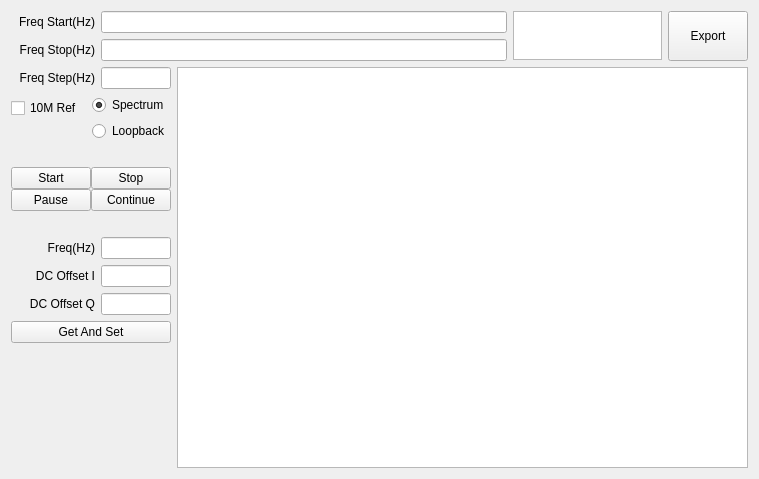
<?xml version="1.0" encoding="UTF-8"?>
<ui version="4.0">
 <class>QCalR1CTxLOLeakDlg</class>
 <widget class="QWidget" name="QCalR1CTxLOLeakDlg">
  <property name="geometry">
   <rect>
    <x>0</x>
    <y>0</y>
    <width>759</width>
    <height>479</height>
   </rect>
  </property>
  <property name="windowTitle">
   <string>Dialog</string>
  </property>
  <layout class="QVBoxLayout" name="verticalLayout_7" stretch="0,1">
   <item>
    <layout class="QHBoxLayout" name="horizontalLayout1" stretch="10,3,1">
     <item>
      <layout class="QVBoxLayout" name="verticalLayoutFreqStarStop">
       <item>
        <layout class="QHBoxLayout" name="horizontalLayoutFreqStar">
         <item>
          <widget class="QLabel" name="labelFreqStar">
           <property name="sizePolicy">
            <sizepolicy hsizetype="Fixed" vsizetype="Fixed">
             <horstretch>0</horstretch>
             <verstretch>0</verstretch>
            </sizepolicy>
           </property>
           <property name="minimumSize">
            <size>
             <width>84</width>
             <height>16</height>
            </size>
           </property>
           <property name="text">
            <string>Freq Start(Hz)</string>
           </property>
           <property name="alignment">
            <set>Qt::AlignRight|Qt::AlignTrailing|Qt::AlignVCenter</set>
           </property>
           <property name="buddy">
            <cstring>lineEditFreqStar</cstring>
           </property>
          </widget>
         </item>
         <item>
          <widget class="QLineEdit" name="lineEditFreqStar"/>
         </item>
        </layout>
       </item>
       <item>
        <layout class="QHBoxLayout" name="horizontalLayoutFreqStop">
         <item>
          <widget class="QLabel" name="labelFreqStop">
           <property name="sizePolicy">
            <sizepolicy hsizetype="Fixed" vsizetype="Fixed">
             <horstretch>0</horstretch>
             <verstretch>0</verstretch>
            </sizepolicy>
           </property>
           <property name="minimumSize">
            <size>
             <width>84</width>
             <height>16</height>
            </size>
           </property>
           <property name="text">
            <string>Freq Stop(Hz)</string>
           </property>
           <property name="alignment">
            <set>Qt::AlignRight|Qt::AlignTrailing|Qt::AlignVCenter</set>
           </property>
           <property name="buddy">
            <cstring>lineEditFreqStop</cstring>
           </property>
          </widget>
         </item>
         <item>
          <widget class="QLineEdit" name="lineEditFreqStop"/>
         </item>
        </layout>
       </item>
      </layout>
     </item>
     <item>
      <widget class="QTextEdit" name="textEditPath">
       <property name="sizePolicy">
        <sizepolicy hsizetype="Expanding" vsizetype="Fixed">
         <horstretch>0</horstretch>
         <verstretch>0</verstretch>
        </sizepolicy>
       </property>
       <property name="maximumSize">
        <size>
         <width>16777215</width>
         <height>49</height>
        </size>
       </property>
       <property name="readOnly">
        <bool>true</bool>
       </property>
      </widget>
     </item>
     <item>
      <widget class="QPushButton" name="pushButtonExport">
       <property name="sizePolicy">
        <sizepolicy hsizetype="Expanding" vsizetype="Expanding">
         <horstretch>0</horstretch>
         <verstretch>0</verstretch>
        </sizepolicy>
       </property>
       <property name="text">
        <string>Export</string>
       </property>
      </widget>
     </item>
    </layout>
   </item>
   <item>
    <layout class="QHBoxLayout" name="horizontalLayout2" stretch="1,10">
     <item>
      <layout class="QVBoxLayout" name="verticalLayout1">
       <item>
        <layout class="QHBoxLayout" name="horizontalLayoutFreqStep">
         <item>
          <widget class="QLabel" name="labelFreqStep">
           <property name="sizePolicy">
            <sizepolicy hsizetype="Fixed" vsizetype="Fixed">
             <horstretch>0</horstretch>
             <verstretch>0</verstretch>
            </sizepolicy>
           </property>
           <property name="minimumSize">
            <size>
             <width>84</width>
             <height>16</height>
            </size>
           </property>
           <property name="text">
            <string>Freq Step(Hz)</string>
           </property>
           <property name="alignment">
            <set>Qt::AlignRight|Qt::AlignTrailing|Qt::AlignVCenter</set>
           </property>
           <property name="buddy">
            <cstring>lineEditFreqStep</cstring>
           </property>
          </widget>
         </item>
         <item>
          <widget class="QLineEdit" name="lineEditFreqStep">
           <property name="sizePolicy">
            <sizepolicy hsizetype="Expanding" vsizetype="Fixed">
             <horstretch>0</horstretch>
             <verstretch>0</verstretch>
            </sizepolicy>
           </property>
           <property name="readOnly">
            <bool>true</bool>
           </property>
          </widget>
         </item>
        </layout>
       </item>
       <item>
        <layout class="QHBoxLayout" name="horizontalLayoutRefMethod" stretch="0,0">
         <item>
          <layout class="QVBoxLayout" name="verticalLayoutRef">
           <item>
            <widget class="QCheckBox" name="checkBoxCalRef">
             <property name="sizePolicy">
              <sizepolicy hsizetype="Expanding" vsizetype="Fixed">
               <horstretch>0</horstretch>
               <verstretch>0</verstretch>
              </sizepolicy>
             </property>
             <property name="text">
              <string>10M Ref</string>
             </property>
            </widget>
           </item>
           <item>
            <spacer name="verticalSpacer">
             <property name="orientation">
              <enum>Qt::Vertical</enum>
             </property>
             <property name="sizeType">
              <enum>QSizePolicy::Fixed</enum>
             </property>
             <property name="sizeHint" stdset="0">
              <size>
               <width>20</width>
               <height>20</height>
              </size>
             </property>
            </spacer>
           </item>
          </layout>
         </item>
         <item>
          <layout class="QVBoxLayout" name="verticalLayoutMethod">
           <item>
            <widget class="QRadioButton" name="radioButtonSpec">
             <property name="sizePolicy">
              <sizepolicy hsizetype="Expanding" vsizetype="Fixed">
               <horstretch>0</horstretch>
               <verstretch>0</verstretch>
              </sizepolicy>
             </property>
             <property name="text">
              <string>Spectrum</string>
             </property>
             <property name="checked">
              <bool>true</bool>
             </property>
            </widget>
           </item>
           <item>
            <widget class="QRadioButton" name="radioButtonLoop">
             <property name="sizePolicy">
              <sizepolicy hsizetype="Expanding" vsizetype="Fixed">
               <horstretch>0</horstretch>
               <verstretch>0</verstretch>
              </sizepolicy>
             </property>
             <property name="text">
              <string>Loopback</string>
             </property>
            </widget>
           </item>
          </layout>
         </item>
        </layout>
       </item>
       <item>
        <spacer name="verticalSpacer1">
         <property name="orientation">
          <enum>Qt::Vertical</enum>
         </property>
         <property name="sizeType">
          <enum>QSizePolicy::Fixed</enum>
         </property>
         <property name="sizeHint" stdset="0">
          <size>
           <width>20</width>
           <height>20</height>
          </size>
         </property>
        </spacer>
       </item>
       <item>
        <layout class="QHBoxLayout" name="horizontalLayoutThreadCtrl">
         <property name="spacing">
          <number>0</number>
         </property>
         <item>
          <layout class="QVBoxLayout" name="verticalLayoutStarPaus">
           <property name="spacing">
            <number>0</number>
           </property>
           <item>
            <widget class="QPushButton" name="pushButtonStar">
             <property name="sizePolicy">
              <sizepolicy hsizetype="Expanding" vsizetype="Fixed">
               <horstretch>0</horstretch>
               <verstretch>0</verstretch>
              </sizepolicy>
             </property>
             <property name="text">
              <string>Start</string>
             </property>
            </widget>
           </item>
           <item>
            <widget class="QPushButton" name="pushButtonPaus">
             <property name="sizePolicy">
              <sizepolicy hsizetype="Expanding" vsizetype="Fixed">
               <horstretch>0</horstretch>
               <verstretch>0</verstretch>
              </sizepolicy>
             </property>
             <property name="text">
              <string>Pause</string>
             </property>
            </widget>
           </item>
          </layout>
         </item>
         <item>
          <layout class="QVBoxLayout" name="verticalLayoutStopCont">
           <property name="spacing">
            <number>0</number>
           </property>
           <item>
            <widget class="QPushButton" name="pushButtonStop">
             <property name="sizePolicy">
              <sizepolicy hsizetype="Expanding" vsizetype="Fixed">
               <horstretch>0</horstretch>
               <verstretch>0</verstretch>
              </sizepolicy>
             </property>
             <property name="text">
              <string>Stop</string>
             </property>
            </widget>
           </item>
           <item>
            <widget class="QPushButton" name="pushButtonCont">
             <property name="sizePolicy">
              <sizepolicy hsizetype="Expanding" vsizetype="Fixed">
               <horstretch>0</horstretch>
               <verstretch>0</verstretch>
              </sizepolicy>
             </property>
             <property name="text">
              <string>Continue</string>
             </property>
            </widget>
           </item>
          </layout>
         </item>
        </layout>
       </item>
       <item>
        <spacer name="verticalSpacer2">
         <property name="orientation">
          <enum>Qt::Vertical</enum>
         </property>
         <property name="sizeType">
          <enum>QSizePolicy::Fixed</enum>
         </property>
         <property name="sizeHint" stdset="0">
          <size>
           <width>20</width>
           <height>20</height>
          </size>
         </property>
        </spacer>
       </item>
       <item>
        <layout class="QHBoxLayout" name="horizontalLayoutFreq">
         <item>
          <widget class="QLabel" name="labelFreq">
           <property name="sizePolicy">
            <sizepolicy hsizetype="Fixed" vsizetype="Fixed">
             <horstretch>0</horstretch>
             <verstretch>0</verstretch>
            </sizepolicy>
           </property>
           <property name="minimumSize">
            <size>
             <width>84</width>
             <height>16</height>
            </size>
           </property>
           <property name="text">
            <string>Freq(Hz)</string>
           </property>
           <property name="alignment">
            <set>Qt::AlignRight|Qt::AlignTrailing|Qt::AlignVCenter</set>
           </property>
           <property name="buddy">
            <cstring>lineEditFreq</cstring>
           </property>
          </widget>
         </item>
         <item>
          <widget class="QLineEdit" name="lineEditFreq">
           <property name="sizePolicy">
            <sizepolicy hsizetype="Expanding" vsizetype="Fixed">
             <horstretch>0</horstretch>
             <verstretch>0</verstretch>
            </sizepolicy>
           </property>
          </widget>
         </item>
        </layout>
       </item>
       <item>
        <layout class="QHBoxLayout" name="horizontalLayoutDC_I">
         <item>
          <widget class="QLabel" name="labelDC_I">
           <property name="sizePolicy">
            <sizepolicy hsizetype="Fixed" vsizetype="Fixed">
             <horstretch>0</horstretch>
             <verstretch>0</verstretch>
            </sizepolicy>
           </property>
           <property name="minimumSize">
            <size>
             <width>84</width>
             <height>16</height>
            </size>
           </property>
           <property name="text">
            <string>DC Offset I</string>
           </property>
           <property name="alignment">
            <set>Qt::AlignRight|Qt::AlignTrailing|Qt::AlignVCenter</set>
           </property>
           <property name="buddy">
            <cstring>lineEditDC_I</cstring>
           </property>
          </widget>
         </item>
         <item>
          <widget class="QLineEdit" name="lineEditDC_I">
           <property name="sizePolicy">
            <sizepolicy hsizetype="Expanding" vsizetype="Fixed">
             <horstretch>0</horstretch>
             <verstretch>0</verstretch>
            </sizepolicy>
           </property>
          </widget>
         </item>
        </layout>
       </item>
       <item>
        <layout class="QHBoxLayout" name="horizontalLayoutDC_Q">
         <item>
          <widget class="QLabel" name="labelDC_Q">
           <property name="sizePolicy">
            <sizepolicy hsizetype="Fixed" vsizetype="Fixed">
             <horstretch>0</horstretch>
             <verstretch>0</verstretch>
            </sizepolicy>
           </property>
           <property name="minimumSize">
            <size>
             <width>84</width>
             <height>16</height>
            </size>
           </property>
           <property name="text">
            <string>DC Offset Q</string>
           </property>
           <property name="alignment">
            <set>Qt::AlignRight|Qt::AlignTrailing|Qt::AlignVCenter</set>
           </property>
           <property name="buddy">
            <cstring>lineEditDC_Q</cstring>
           </property>
          </widget>
         </item>
         <item>
          <widget class="QLineEdit" name="lineEditDC_Q">
           <property name="sizePolicy">
            <sizepolicy hsizetype="Expanding" vsizetype="Fixed">
             <horstretch>0</horstretch>
             <verstretch>0</verstretch>
            </sizepolicy>
           </property>
           <property name="maximumSize">
            <size>
             <width>150</width>
             <height>16777215</height>
            </size>
           </property>
          </widget>
         </item>
        </layout>
       </item>
       <item>
        <widget class="QPushButton" name="pushButtonGetSet">
         <property name="sizePolicy">
          <sizepolicy hsizetype="Expanding" vsizetype="Fixed">
           <horstretch>0</horstretch>
           <verstretch>0</verstretch>
          </sizepolicy>
         </property>
         <property name="text">
          <string>Get And Set</string>
         </property>
        </widget>
       </item>
       <item>
        <spacer name="verticalSpacer3">
         <property name="orientation">
          <enum>Qt::Vertical</enum>
         </property>
         <property name="sizeHint" stdset="0">
          <size>
           <width>20</width>
           <height>40</height>
          </size>
         </property>
        </spacer>
       </item>
      </layout>
     </item>
     <item>
      <widget class="QRDTTableView" name="tableViewData"/>
     </item>
    </layout>
   </item>
  </layout>
 </widget>
 <customwidgets>
  <customwidget>
   <class>QRDTTableView</class>
   <extends>QTableView</extends>
   <header>qrdttableview.h</header>
  </customwidget>
 </customwidgets>
 <resources/>
 <connections/>
</ui>
